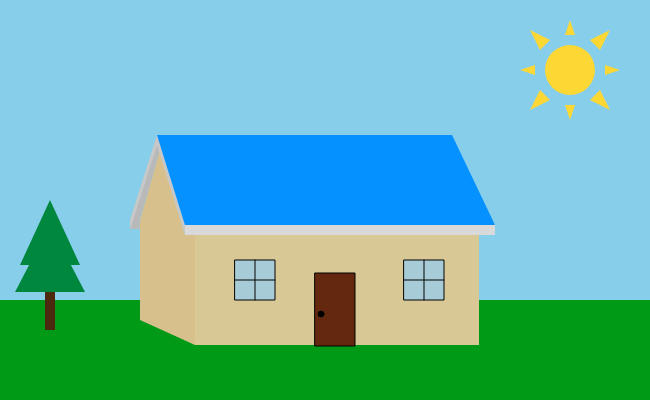
Frame 1 (no input)
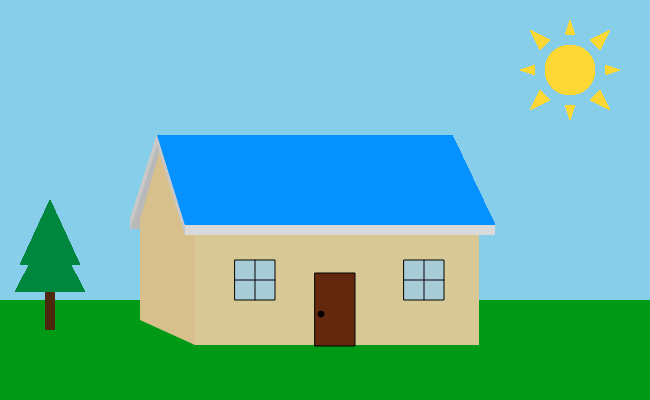
Frame 60 (no input)
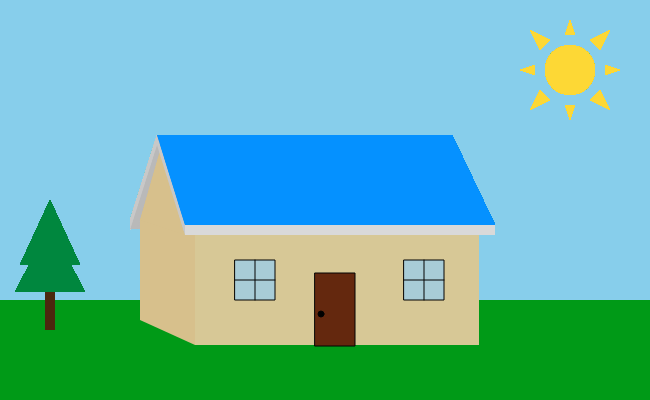
Frame 120 (the mouse pressed at the canvas centre since frame 60)

The p5.js sketch that drew these frames (run headless with seeded random() and noise() and a simulated clock; from frame 60 on, the mouse is pressed at the canvas centre):

// p5.js sketch
// ── sketch.js
function setup() {
  createCanvas(650, 400);
  background(135,206,235)
}

function draw() {
  noStroke()
  
  //jörð
  fill(0,154,23)
  rect(0,300,650,100)
  
  //sól
  fill(253,216,53)
  circle(570,70,50)
  triangle(570,20,565,35,575,35)
  triangle(570,120,565,105,575,105)
  triangle(520,70,535,75,535,65)
  triangle(620,70,605,75,605,65)
  triangle(530,30,550,40,540,50)
  triangle(610,30,590,40,600,50)
  triangle(530,110,550,100,540,90)
  triangle(610,110,590,100,600,90)
  
  //hús
  fill(215,200,150)
  rect(195,235,284,110)
  fill(215,192,140)
  quad(140,220,195,235,195,345,140,320)
  triangle(140,220,185,235,160,150)
  fill(100,40,14)
  stroke(2)
  rect(315,273,40,73)
  fill(168,204,215)
  rect(235,260,40,40)
  rect(404,260,40,40)
  line(255,260,255,300)
  line(424,260,424,300)
  line(235,280,275,280)
  line(404,280,444,280)
  fill(0)
  circle(321,314,6)
  
  //þak
  noStroke()
  fill(217)
  quad(185,235,185,225,495,225,495,235)
  fill(185)
  quad(130,229,137,229,160,150,160,135)
  triangle(137,229,140,220,140,229)
  fill(200)
  quad(185,235,185,225,157,135,157,145)
  quad(157,135,157,145,130,230,130,220)
  fill(5,145,455)
  quad(185,225,495,225,452,135,157,135)
  
  //tré
  fill(75,40,14)
  rect(45,285,10,45)
  fill(0,135,62)
  triangle(50,225,85,292,15,292)
  triangle(50,200,80,265,20,265)
       
}
